Frame 1 (no input): blank canvas, image omitted
Frame 60 (no input): blank canvas, image omitted
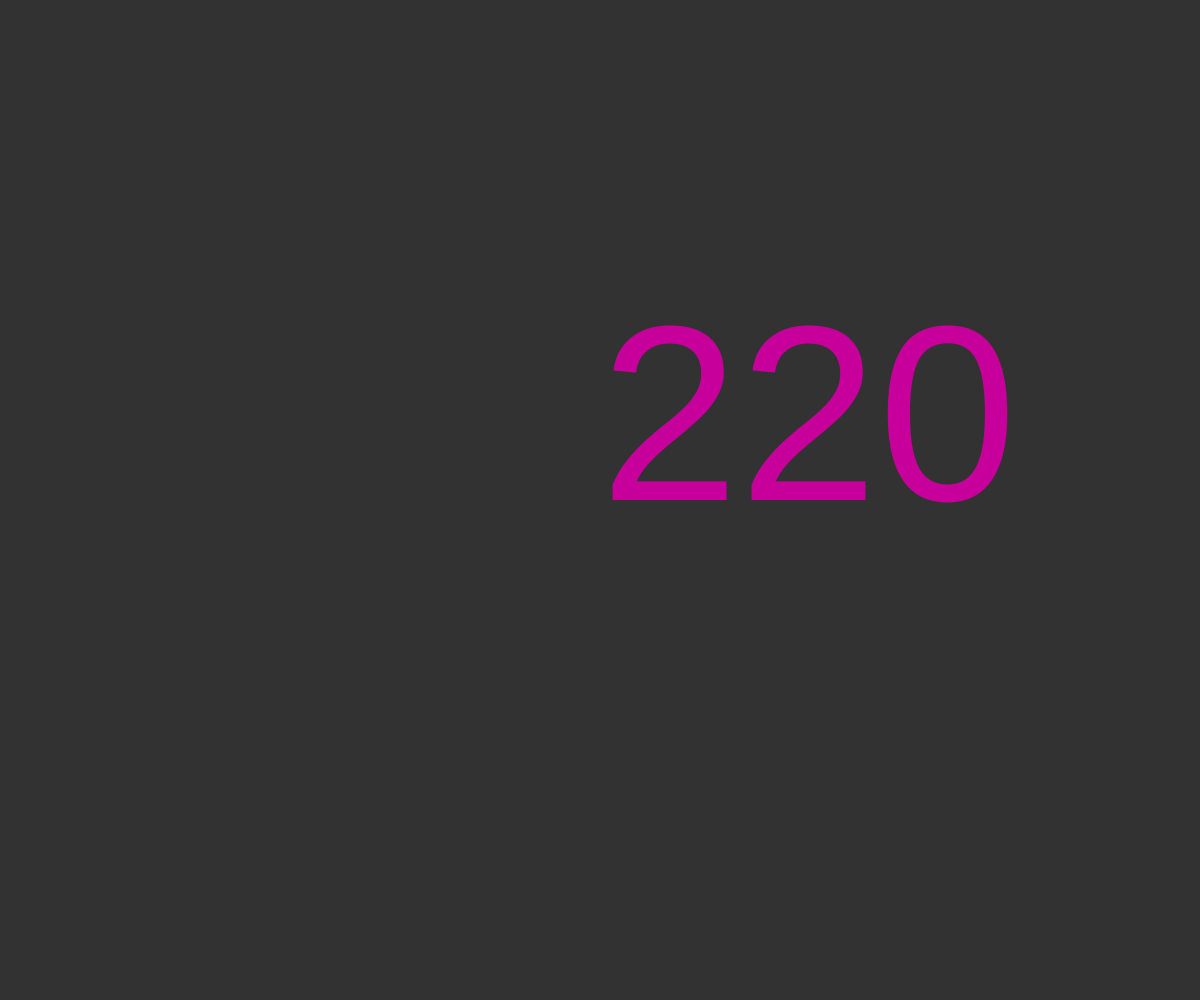
Frame 120 (the mouse pressed at the canvas centre since frame 60)

The p5.js sketch whose frames 1 and 60 were blank and that drew this single picture after the mouse press (run headless with seeded random() and noise() and a simulated clock; from frame 60 on, the mouse is pressed at the canvas centre):

// p5.js sketch
// ── sketch.js
// let's now see how we can use the mouse to control the position of an object on the screen

var x = 100;

function setup() {

  createCanvas(windowWidth, windowHeight);

}

function draw(){
    background(50);

    x++;

    fill(200, 0, 155);
    textSize(250);
    text(x, mouseX, mouseY); // same code as before, just replacing "hard-coded" values with
                            // the P5 terms "mouseX" for the position of the mouse in the X direction
                            // and "mouseY" for the Y
}
